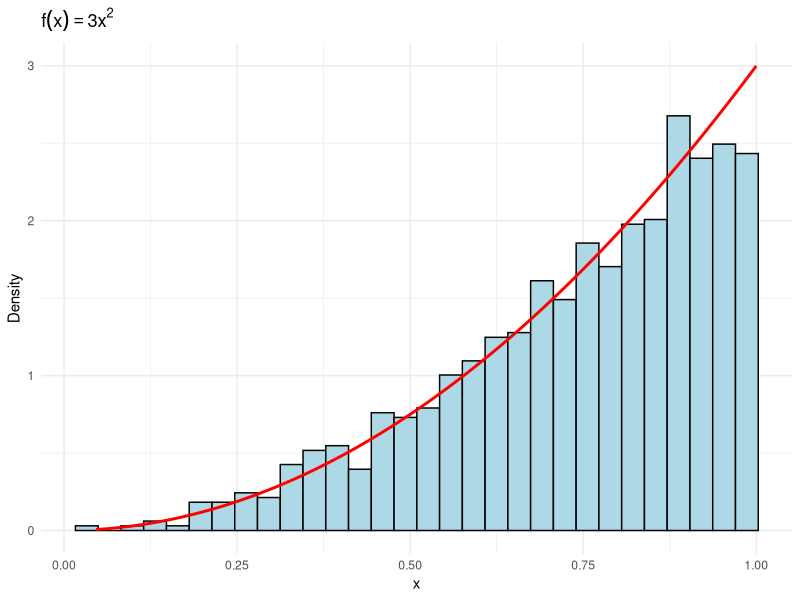
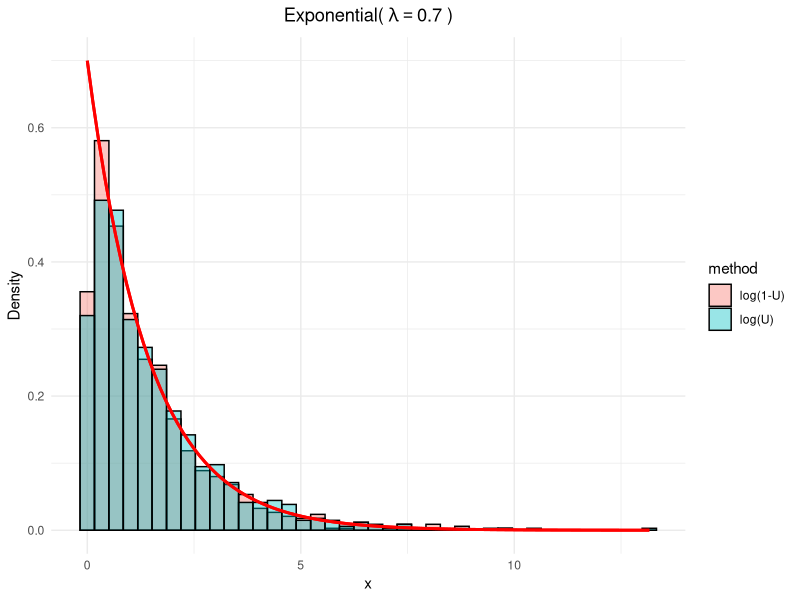
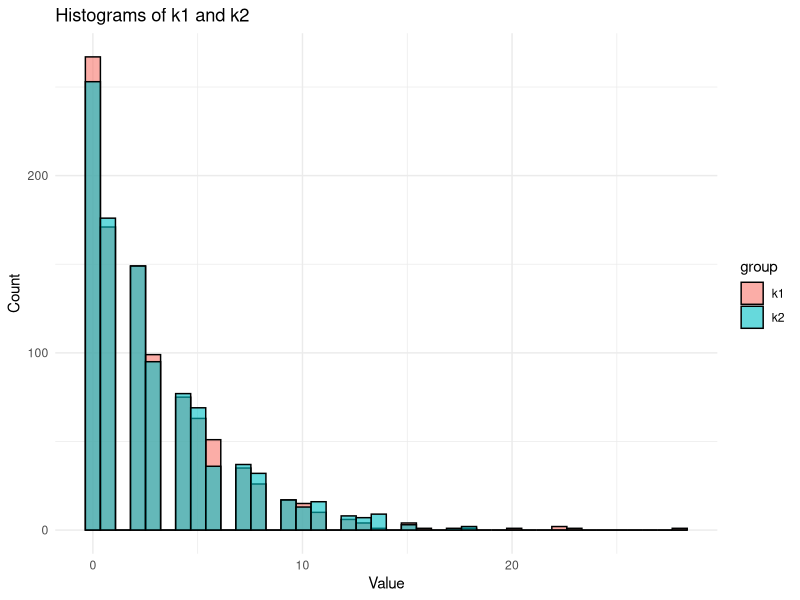
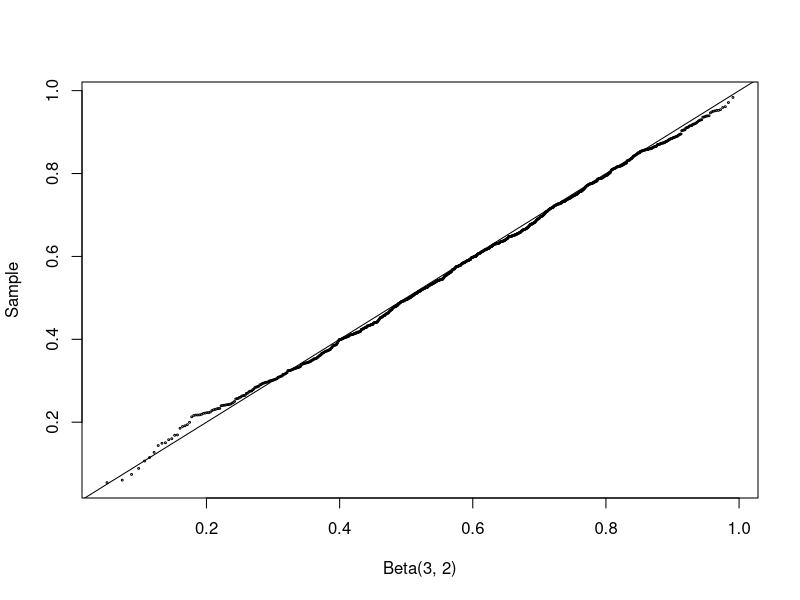
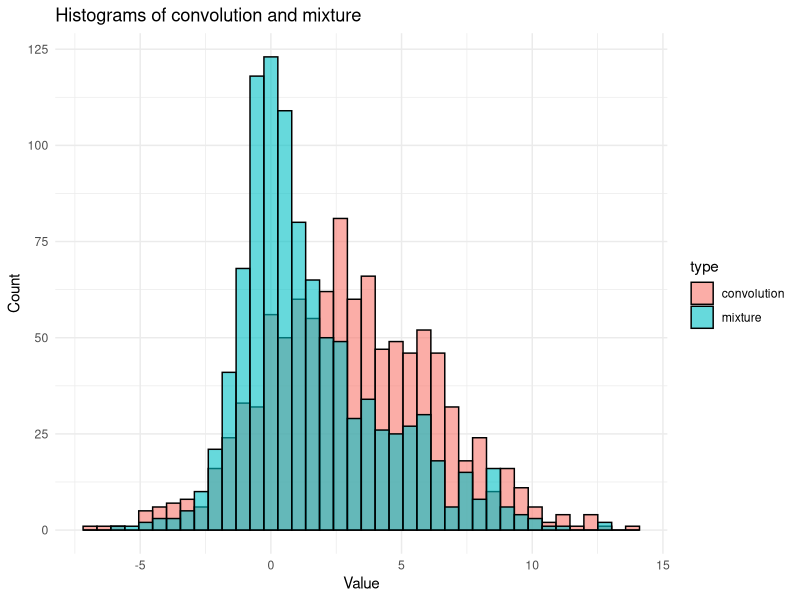

Reproduce these figures in R, in order.
## ---- chunk 1
library(ggplot2)

# Set global theme
theme_set(
  theme_minimal() +
    theme(
      plot.title = element_text(hjust = 0.5)  # center title
    )
)
## ---- chunk 2
set.seed(777)
sample(c(0,1), size = 10, replace = TRUE)  # with replacement

# Lottery ticket
sample(1:999999, size = 5, replace = FALSE)

sample(toupper(letters))
## ---- chunk 3
set.seed(777)
N <- 1000
uVec <- runif(N)
xVec <- uVec^(1/3)

df <- data.frame(x = xVec)

# Density histogram with theoretical density overlay
ggplot(df, aes(x)) +
  geom_histogram(aes(y = ..density..), bins = 30,
                 fill = "lightblue", color = "black") +
  stat_function(fun = function(x) 3*x^2,
                color = "red", size = 1) +
  labs(title = expression(f(x) == 3*x^2),
       y = "Density", x = "x") + theme_minimal()
## ---- chunk 4
set.seed(777)
N <- 1000
lambda <- 0.7
uVec <- runif(N)
xVec_1 <- - (1/lambda) * log(uVec)
xVec_2 <- - (1/lambda) * log(1-uVec)

# Put data into long format for ggplot
df <- data.frame(
  value = c(xVec_1, xVec_2),
  method = rep(c("log(U)", "log(1-U)"), each = N)
)

# Theoretical density function
exp_density <- function(x) lambda * exp(-lambda * x)

# Plot
ggplot(df, aes(x = value, fill = method)) +
  geom_histogram(aes(y = ..density..), bins = 40,
                 position = "identity", alpha = 0.4, color = "black") +
  stat_function(fun = exp_density, color = "red", size = 1) +
  labs(title = bquote("Exponential(" ~ lambda == .(lambda) ~ ")"),
       x = "x", y = "Density") 
## ---- chunk 5
set.seed(777)
n <- 1000
p <- 0.4
u <- runif(n)
x <- as.integer(u > 0.6)  # (u > 0.6) is a logical vector

(m_x <- mean(x));  (v_x <- var(x))
## ---- chunk 6
set.seed(999)
n <- 1000
p <- 0.25
u <- runif(n)
k1 <- ceiling(log(1-u) / log(1-p)) - 1

## ---- chunk 7
k2 <- floor(log(u) / log(1-p))
df <- data.frame(
  value = c(k1, k2),
  group = rep(c("k1", "k2"), each = length(k1))
)

# Plot both histograms side by side
ggplot(df, aes(x = value, fill = group)) +
  geom_histogram(alpha = 0.6, position = "identity", bins = 40, color = "black") +
  labs(title = "Histograms of k1 and k2", x = "Value", y = "Count") + 
  theme_minimal()
## ---- chunk 8
set.seed(7777)
N <- 1000
ell_accept <- 0       # counter for accepted
iter <- 0       # iterations
y <- rep(0, N)

while (ell_accept < N) {
  u <- runif(1)
  iter <- iter + 1
  x <- runif(1)   # random variate from g
  if (x * (1-x) > u) {
    # we accept x
    ell_accept <- ell_accept + 1
    y[ell_accept] <- x
  }
}

iter


## ---- chunk 9
set.seed(777)
n <- 1000
a <- 3
b <- 2
u <- rgamma(n, shape = a, rate = 1)
v <- rgamma(n, shape = b, rate = 1)
x <- u / (u + v)
## ---- chunk 10
q <- qbeta(ppoints(n), a, b)
qqplot(q, x, cex = 0.25, xlab = "Beta(3, 2)", ylab = "Sample")
abline(0, 1)
## ---- chunk 11
set.seed(777)
k <- 2
n <- 1000
X <- matrix(rnorm(n*k), nrow = n, ncol = k)^2
X_row <- rowSums(X)
mean(X_row)
mean(X_row^2)
## ---- chunk 12
n <- 1000
x1 <- rnorm(n, 0, 1)
x2 <- rnorm(n, 3, 3)
s_convolution <- x1 + x2 #the convolution

u <- runif(n)
k <- as.integer(u > 0.5) #vector of 0’s and 1’s
m_mixture <- k * x1 + (1-k) * x2 #the mixture
df <- data.frame(
  value = c(s_convolution, m_mixture),
  type = rep(c("convolution", "mixture"), each = n)
)
ggplot(df, aes(x = value, fill = type)) +
  geom_histogram(alpha = 0.6, position = "identity", bins = 40, color = "black") +
  labs(title = "Histograms of convolution and mixture", x = "Value", y = "Count") + 
  theme_minimal()
